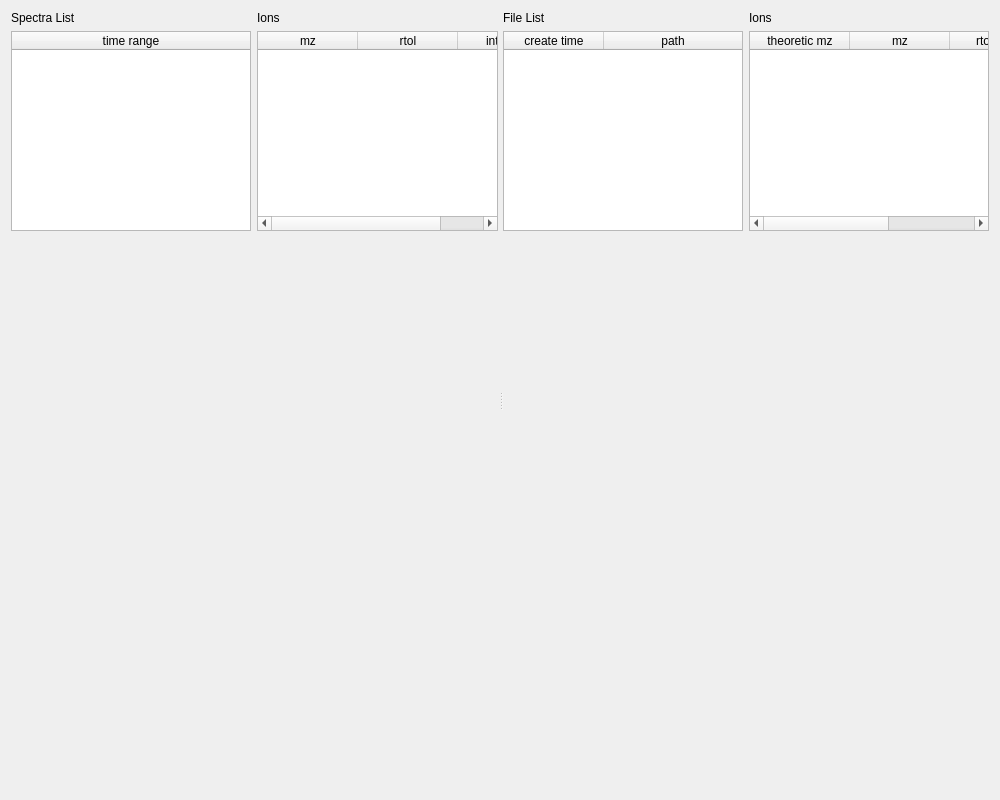
<?xml version="1.0" encoding="UTF-8"?>
<ui version="4.0">
 <class>Form</class>
 <widget class="QWidget" name="Form">
  <property name="geometry">
   <rect>
    <x>0</x>
    <y>0</y>
    <width>1000</width>
    <height>800</height>
   </rect>
  </property>
  <property name="windowTitle">
   <string>Calibration Detail</string>
  </property>
  <layout class="QVBoxLayout" name="verticalLayout">
   <item>
    <widget class="QSplitter" name="calibrationSplitter">
     <property name="orientation">
      <enum>Qt::Horizontal</enum>
     </property>
     <property name="opaqueResize">
      <bool>true</bool>
     </property>
     <property name="handleWidth">
      <number>5</number>
     </property>
     <widget class="QWidget" name="layoutWidget">
      <layout class="QVBoxLayout" name="verticalLayout_4">
       <item>
        <layout class="QHBoxLayout" name="horizontalLayout">
         <item>
          <layout class="QVBoxLayout" name="verticalLayout_2">
           <item>
            <widget class="QLabel" name="label_2">
             <property name="text">
              <string>Spectra List</string>
             </property>
            </widget>
           </item>
           <item>
            <widget class="QTableWidget" name="spectraTableWidget">
             <property name="sizePolicy">
              <sizepolicy hsizetype="Preferred" vsizetype="Preferred">
               <horstretch>0</horstretch>
               <verstretch>0</verstretch>
              </sizepolicy>
             </property>
             <property name="minimumSize">
              <size>
               <width>200</width>
               <height>200</height>
              </size>
             </property>
             <property name="editTriggers">
              <set>QAbstractItemView::NoEditTriggers</set>
             </property>
             <property name="horizontalScrollMode">
              <enum>QAbstractItemView::ScrollPerPixel</enum>
             </property>
             <attribute name="horizontalHeaderStretchLastSection">
              <bool>true</bool>
             </attribute>
             <column>
              <property name="text">
               <string>time range</string>
              </property>
             </column>
            </widget>
           </item>
          </layout>
         </item>
         <item>
          <layout class="QVBoxLayout" name="verticalLayout_6">
           <item>
            <widget class="QLabel" name="label_4">
             <property name="text">
              <string>Ions</string>
             </property>
            </widget>
           </item>
           <item>
            <widget class="QTableWidget" name="spectrumIonsTableWidget">
             <property name="sizePolicy">
              <sizepolicy hsizetype="Expanding" vsizetype="Preferred">
               <horstretch>0</horstretch>
               <verstretch>0</verstretch>
              </sizepolicy>
             </property>
             <property name="minimumSize">
              <size>
               <width>0</width>
               <height>200</height>
              </size>
             </property>
             <property name="editTriggers">
              <set>QAbstractItemView::NoEditTriggers</set>
             </property>
             <property name="horizontalScrollMode">
              <enum>QAbstractItemView::ScrollPerPixel</enum>
             </property>
             <attribute name="horizontalHeaderStretchLastSection">
              <bool>true</bool>
             </attribute>
             <column>
              <property name="text">
               <string>mz</string>
              </property>
             </column>
             <column>
              <property name="text">
               <string>rtol</string>
              </property>
             </column>
             <column>
              <property name="text">
               <string>intensity</string>
              </property>
             </column>
            </widget>
           </item>
          </layout>
         </item>
        </layout>
       </item>
       <item>
        <widget class="QWidget" name="spectrumPlotWidget" native="true">
         <property name="sizePolicy">
          <sizepolicy hsizetype="Expanding" vsizetype="Expanding">
           <horstretch>0</horstretch>
           <verstretch>0</verstretch>
          </sizepolicy>
         </property>
        </widget>
       </item>
      </layout>
     </widget>
     <widget class="QWidget" name="horizontalLayoutWidget">
      <layout class="QVBoxLayout" name="verticalLayout_5">
       <item>
        <layout class="QHBoxLayout" name="horizontalLayout_3">
         <item>
          <layout class="QVBoxLayout" name="verticalLayout_3">
           <item>
            <widget class="QLabel" name="label_3">
             <property name="text">
              <string>File List</string>
             </property>
            </widget>
           </item>
           <item>
            <widget class="QTableWidget" name="filesTableWidget">
             <property name="sizePolicy">
              <sizepolicy hsizetype="Preferred" vsizetype="Maximum">
               <horstretch>0</horstretch>
               <verstretch>0</verstretch>
              </sizepolicy>
             </property>
             <property name="minimumSize">
              <size>
               <width>200</width>
               <height>200</height>
              </size>
             </property>
             <property name="editTriggers">
              <set>QAbstractItemView::NoEditTriggers</set>
             </property>
             <property name="horizontalScrollMode">
              <enum>QAbstractItemView::ScrollPerPixel</enum>
             </property>
             <attribute name="horizontalHeaderStretchLastSection">
              <bool>true</bool>
             </attribute>
             <column>
              <property name="text">
               <string>create time</string>
              </property>
             </column>
             <column>
              <property name="text">
               <string>path</string>
              </property>
             </column>
            </widget>
           </item>
          </layout>
         </item>
         <item>
          <layout class="QVBoxLayout" name="verticalLayout_7">
           <item>
            <widget class="QLabel" name="label_5">
             <property name="text">
              <string>Ions</string>
             </property>
            </widget>
           </item>
           <item>
            <widget class="QTableWidget" name="fileIonsTableWidget">
             <property name="sizePolicy">
              <sizepolicy hsizetype="Expanding" vsizetype="Preferred">
               <horstretch>0</horstretch>
               <verstretch>0</verstretch>
              </sizepolicy>
             </property>
             <property name="minimumSize">
              <size>
               <width>0</width>
               <height>200</height>
              </size>
             </property>
             <property name="editTriggers">
              <set>QAbstractItemView::NoEditTriggers</set>
             </property>
             <property name="horizontalScrollMode">
              <enum>QAbstractItemView::ScrollPerPixel</enum>
             </property>
             <attribute name="horizontalHeaderStretchLastSection">
              <bool>true</bool>
             </attribute>
             <column>
              <property name="text">
               <string>theoretic mz</string>
              </property>
             </column>
             <column>
              <property name="text">
               <string>mz</string>
              </property>
             </column>
             <column>
              <property name="text">
               <string>rtol(ppm)</string>
              </property>
             </column>
             <column>
              <property name="text">
               <string>use for calibration</string>
              </property>
             </column>
            </widget>
           </item>
          </layout>
         </item>
        </layout>
       </item>
       <item>
        <widget class="QWidget" name="filePlotWidget" native="true">
         <property name="sizePolicy">
          <sizepolicy hsizetype="Expanding" vsizetype="Expanding">
           <horstretch>0</horstretch>
           <verstretch>0</verstretch>
          </sizepolicy>
         </property>
        </widget>
       </item>
      </layout>
     </widget>
    </widget>
   </item>
  </layout>
 </widget>
 <resources/>
 <connections/>
</ui>
